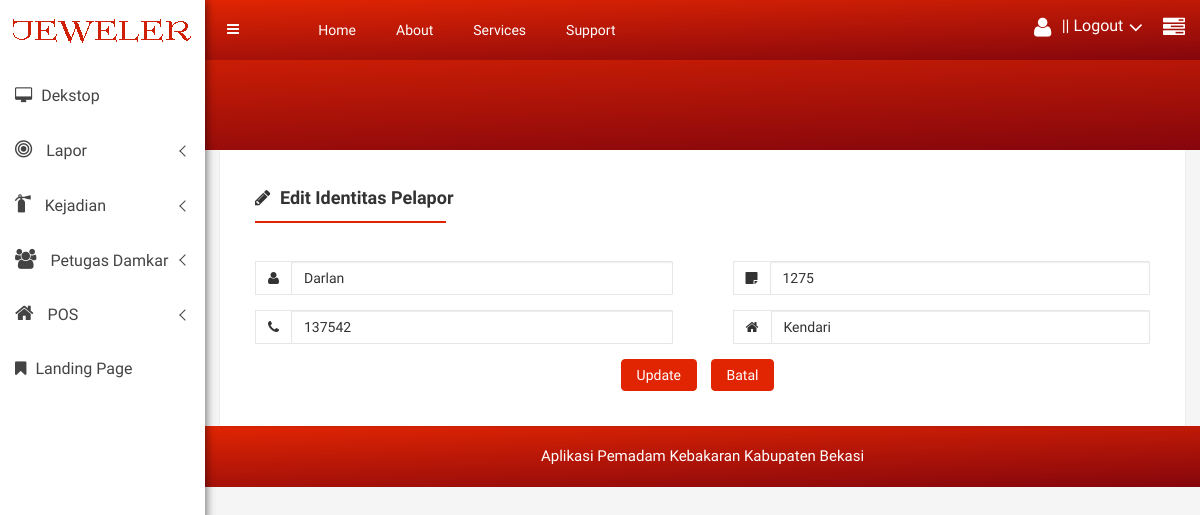
The page /masyarakat_pelapor_ubah.php?id=38 (signed in) on the database its author committed.
### tables this page shows
CREATE TABLE `masyarakat_pelapor` (
  `id_masyarakat_pelapor` int(11) NOT NULL,
  `no_ktp` varchar(25) NOT NULL,
  `nama_masyarakat_pelapor` varchar(25) NOT NULL,
  `telp` varchar(25) NOT NULL,
  `alamat` varchar(255) NOT NULL,
  `username` varchar(25) DEFAULT NULL,
  `password` varchar(25) DEFAULT NULL
);

### web/masyarakat_pelapor_ubah.php (the view, shortened to what this page needs)
<?php
$id_masyarakat_pelapor = $_GET['id'];
$kon = koneksi_db();
$query = mysqli_query($kon, "SELECT * FROM masyarakat_pelapor WHERE id_masyarakat_pelapor='$id_masyarakat_pelapor'");
if (mysqli_num_rows($query) > 0) {
    $result = mysqli_fetch_object($query);
}
include '../templeting/headerhtml.php';
include '../templeting/content.php';
include '../templeting/logo.php';
include '../templeting/contenthtml.php';
?>
<div class="container-fluid">
    <div class="row">
        <div class="col-lg-12 col-md-12 col-sm-12 col-xs-12">
            <div class="review-tab-pro-inner">
                <ul id="myTab3" class="tab-review-design">
                    <li class="active"><a href="#"><i class="fa fa-pencil" aria-hidden="true"></i> Edit Identitas Pelapor</a></li>
                </ul>
                <div id="myTabContent" class="tab-content custom-product-edit">
                    <form action="../masyarakat_pelapor/masyarakat_pelapor_simpan.php" method="post">
                        <div class="product-tab-list tab-pane fade active in" id="description">
                            <div class="row">
                                <div class="col-lg-6 col-md-6 col-sm-6 col-xs-12">
                                    <div class="review-content-section">
                                        <div class="input-group mg-b-pro-edt">
                                            <span class="input-group-addon"><i class="fa fa-user" aria-hidden="true"></i></span>
                                            <input type="text" class="form-control" name="nama_masyarakat_pelapor" value="<?= $result->nama_masyarakat_pelapor; ?>" placeholder="Nama">
                                        </div>
                                        <div class="input-group mg-b-pro-edt">
                                            <span class="input-group-addon"><i class="fa fa-phone" aria-hidden="true"></i></span>
                                            <input type="text" class="form-control" name="telp" value="<?= $result->telp; ?>"  placeholder="No Telephone">
                                        </div>
                                    </div>
                                </div>
                                <div class="col-lg-6 col-md-6 col-sm-6 col-xs-12">
                                    <div class="review-content-section">
                                        <div class="input-group mg-b-pro-edt">
                                            <span class="input-group-addon"><i class="fa fa-sticky-note" aria-hidden="true"></i></span>
                                            <input type="text" class="form-control" name="no_ktp" value="<?= $result->no_ktp; ?>"   placeholder="No KTP">
                                        </div>
                                        <div class="input-group mg-b-pro-edt">
                                            <span class="input-group-addon"><i class="fa fa-home" aria-hidden="true"></i></span>
                                            <input type="text" class="form-control" name="alamat" value="<?= $result->alamat; ?>"  placeholder="Alamat">
                                        </div>
                                    </div>
                                </div>
                            </div>
                            <div class="row">
                                <div class="col-lg-12 col-md-12 col-sm-12 col-xs-12">
                                    <div class="text-center mg-b-pro-edt custom-pro-edt-ds">
                                        <button type="submit" class="btn btn-primary waves-effect waves-light m-r-10">Update
                                        </button>
                                        <button type="button" class="btn btn-primary waves-effect waves-light m-r-10">Batal
                                        </button>
                                    </div>
                                </div>
                            </div>
                        </div>
                </div>
            </div>
        </div>
    </div>
</div>
<?php
include '../templeting/footer.php';
include '../templeting/footerhtml.php';
?>

### css/main.css (style rules this page uses)
html { color: #222; font-size: 1em; line-height: 1.4; }

### rows shown on the page
masyarakat_pelapor: nama_masyarakat_pelapor "Darlan", telp "137542", no_ktp "1275", alamat "Kendari"
